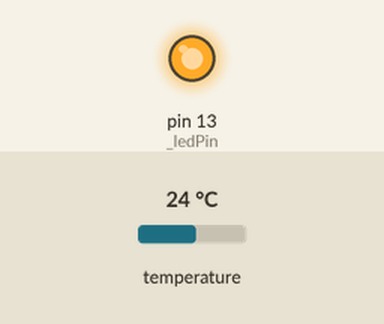
The sketch below on a simulated Arduino Mega 2560, built with avr-gcc and run on an emulated ATmega2560. Parts: output pins drawn as LEDs (lit = HIGH). Inputs (shaded band) come from the test bench; at power-on: temperature 24 °C. The local clock reads 2024-03-15 10:24:30 at power-on unless the sketch sets it; the modem accepts every AT command (registered, SIM ready, sends succeed) and sends nothing else; pins used as bus, display or sensor lines are not drawn; what the sketch prints to the serial monitor is not drawn.

Above: at 0.05 s.
At 1.8 s:
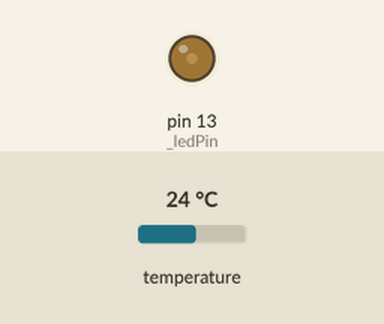
At 2.7 s:
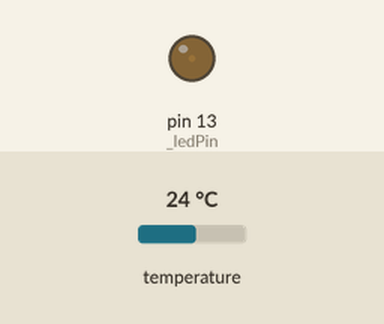
At 4.3 s:
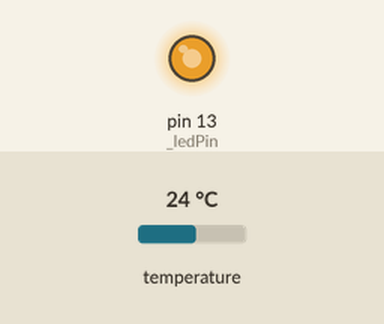
Timing chart, 0 to 6.5 s (numbered marks = the images above):
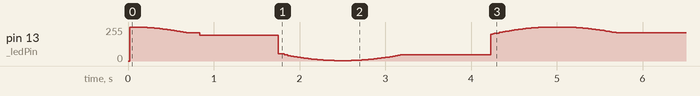

The sketch:

IOT_board.ino
```cpp
#pragma once
#include "IOT_board.h"


void setup() {
  Serial.begin(115200); // start serial port to arduino
  Serial.println("\n\n\n\n\n\n\n\n\n\n                                Arduino is Ready...\n\n\n\n");
  Serial3.begin(115200);
  pinMode(ESPPower, OUTPUT);
  pinMode(airSens, INPUT);  // assign pin for air quality sensor
  rtc.begin();
  // The following lines can be uncommented to set the date and time
  //rtc.setDOW(WEDNESDAY);     // Set Day-of-Week to SUNDAY
  //rtc.setTime(12, 0, 0);     // Set the time to 12:00:00 (24hr format)
  //rtc.setDate(1, 1, 2014);   // Set the date to January 1st, 2014
  Serial3.println("ATE0\r\n");
  Serial.println("                                Running...\n\n\n\n\n\n\n\n\n\n");
  digitalWrite(ESPPower, HIGH);
}

void loop() {
  messageHandler();
  showNewData();
  SMESP(); // call the esp8266 state machine.
  if (state_SMESP != state_prev_SMESP) { // check to see if the state has changed from last.
    Serial.print("State of machine is: ");
    Serial.println(state_SMESP);
    Serial.print("The time is now ");
    Serial.print(rtc.getTimeStr());
    Serial.print(" and the current temperature is ");
    Serial.print(rtc.getTemp());
    Serial.println(" Degrees Centergrade");
  }
  uTime = rtc.getUnixTime(rtc.getTime()); // grab the time from the RTC.
  fade.breathe(); // Fade led with a sine wave value.
}


void SMESP() { //State Machine ESP8266.
  state_prev_SMESP = state_SMESP;
  switch (state_SMESP) {

    case 0://reset
      state_SMESP = 1;
      break;


    case 1: // break power, and reset flags.
      iConnect = 0;
      iGotIP = 0;
      iReady = 0;
      Serial.println("Flags Lowered...");
      digitalWrite(ESPPower, LOW);
      delay(10);
      digitalWrite(ESPPower, HIGH);
      Serial3.print("ATE0\r\n");
      state_SMESP = 2;
      break;

    case 2: // start esp8266 and get a connection with an IP Address.

      TOcms2 = millis();
      if ((TOcms2 - TOpms2) >= TOInterv) { // 2 second watchdog
        TOpms2 = millis();
        state_SMESP = 0;
        break;
      }

      char * p;
      p = strstr (receivedChars, kwReady);
      Serial.println(kwReady);
      Serial.println(receivedChars);
      Serial.println(p);
      if (p) {
        iReady = 1;
        Serial.print("ESP 8266 indicates Ready Status: ");
        Serial.println(iReady);

        state_SMESP = 0;
        break;
      }
      else {
        iReady = 0;
        if (oldReady != iReady) {
          Serial.print("ESP 8266 not yet Ready - ");
          Serial.println(iReady);
          oldReady = iReady;
          break;
        }
      }

    case 3:
      // check for keyword disconnected or connected status.
      if (iConnect != oldConnected) {
        Serial.print("Connect Change Detected... ");
        state_SMESP = 4;

        if (iConnect == 0) {
          Serial.print("  Wifi Disconnected, Flag Lowered... Connection State is ");
          Serial.println(iConnect);
          oldConnected = iConnect;
          break;
        }
        else if (iConnect == 1) {
          Serial.print("  Wifi Connected, Flag Raised... Connection State is ");
          Serial.println(iConnect);
          oldConnected = iConnect;
          break;
        }
        else {
          Serial.print("  Wifi Uninitialised.... Connection State is ");
          Serial.println(iConnect);
          oldConnected = iConnect;
          break;
        }
      }

    case 4:
      if (strstr(receivedChars, kwConnect) > 0) {
        iConnect = 1;
      }
      if (strstr(receivedChars, kwDISC) > 0) {
        iConnect = 0;
      }

    // check for keyword got ip


    case 5:
      // if all flags are up then proceed....
      if (iConnect == 1 || iGotIP == 1) {
        state_SMESP = 6;
      }
      TOpms4 = millis(); //initialise the case 4 timeout

      break;


    case 6: // ask for the IP address and gateway.
      Serial.println("Sending CIPSTA? to the ESP8266...");
      Serial3.print("AT+CIPSTA?\r\n");
      state_SMESP = 7;
      break;

    case 7: //Show the IP Address and gateway.
      TOcms4 = millis();
      if ((TOcms4 - TOpms4) >= TOInterv) { //Eight seconds
        Serial.println("Timer Over-Run Timer Over-Run Timer Over-Run\nTimer Over-Run Timer Over-Run Timer Over-Run\nTimer Over-Run Timer Over-Run Timer Over-Run\nTimer Over-Run Timer Over-Run Timer Over-Run\nTimer Over-Run Timer Over-Run Timer Over-Run\n");
        TOpms4 = TOcms4;
        state_SMESP = 0;
        break;
      }

      if ( LocalIP != "" && Gateway != "") {
        Serial.print("request duration is: ");
        Serial.println(TOcms4 - TOpms4);
        state_SMESP = 8;
        break;
      }
      else {
        state_SMESP = 3;
        break;
      }

    case 8:
      Serial.print("Local IP Adress is: ");
      // serial print the ip address
      Serial.print("Local Gateway is: ");
      // serial print the gateway
      state_SMESP = 9;
      break;

    case 9:
      Serial.println("Setting mode of ESP8266. ");
      Serial3.print("AT+CWMODE=3\r\n\r\n");
      state_SMESP = 10;
      break;

    case 10:
      char * q;
      q = strstr (receivedChars, kwOK);
      if (q) {
        Serial.print("ESP 8266 returned OK. ");
        state_SMESP = 11;
        break;
      }
      else {
        if (oldOK == 1){
          break;
        }
        Serial.print("ESP 8266 did not return an OK. ");
        //this will neet tweaking or a timer
        oldOK =1;
        break;
      }
    case 11:
      break;
  }
}


char messageHandler() { // gets what is sitting on the serial port and parses it back to receivedChars array.
  static byte ndx = 0;  // this is a byte that saves the index of the array where the bytes will be stored.
  char endMarker = '\n'; // this is the char that the function is looking for to break.
  char rc; //this is the char variable that is allocated the actual char that is read before its passed to the array of 'recievedChars.
  if (Serial3.available() > 0) { //If there is something on the serial port,
    while (Serial3.available() > 0 && newData == false) {  // do this while there is,
      rc = Serial3.read(); // the recieved char is allocaed what is read off the serial port.

      if (rc != endMarker) {   // if the char that is read is not the end marker of \n, do what follows.
        receivedChars[ndx] = rc;  // This array at the given index number will be assigned what is in the received char variable.
        ndx++;    // the index is incremented.
        if (ndx >= numChars) {
          ndx = numChars - 1;
        }
      }
      else {
        receivedChars[ndx] = '\0';  //then add a line ending to the array,
        ndx = 0;    // set the index to zero for the next use,
        newData = true; // set the new data bool to true for the show new data function.
      }
    }
  }
}


void showNewData() { // function called next;
  if (newData == true) {  // If the new data function was set true, this will run.
    Serial.print("Showing New Data: ");  // display a message to the serial monitor,
    Serial.println(receivedChars); // display the chars to the serial monitor from the receieved chars array,
    newData = false; // sets the bool flag back to false for the next use.
  }
}
```

IOT_board.h
```cpp
#pragma once
#include "IOT_board_global.h"
#include <RFade.h>
#include <Arduino.h>
#include <stdio.h>
#include <Temp.h>
#include <DS3231.h>


//constructors:
Fade fade; // Fade led 13 class constructor. takes an optional pin number.
Temp temp;
DS3231 rtc(SDA, SCL);
```

IOT_board_global.h
```cpp
#pragma once

// Global variables:

int state_SMESP = 0;
int state_prev_SMESP = 0;

//for the timer pulled from unix time on the RTC
unsigned long uTime;


// time out previous millis for case 2.
unsigned long TOpms2 = 2;
unsigned long TOcms2;
unsigned long TOpms4 = 2;
unsigned long TOcms4;
unsigned long TOInterv = 2000;

//the air sensor:
int airQual;
float airSens = A1;

//the temperature sensor:
float tempVal;

//grabbing the serial data:
int ESPPower = 2;
char kwBusy = "busy p...";
char kwOK = "OK";
char kwDISC = "WIFI DISCONECT";
char kwConnect = "WIFI CONNECTED";
char kwGotIP = "WIFI GOT IP";
char kwError = "ERROR";
char kwIP = "+CIPSTA:ip:";
char kwGW = "+CIPSTA:gateway:";
char kwReady = "ready";
char LocalIP = "";
char Gateway = "";

String ESPSSID = "";
String ESPPassword = "";

// FLAGS
int iConnect = -1;
int oldConnected = -1;
int iGotIP = -1;
int iReady = -1;
int oldReady = 20;
int oldOK = -1;


char charBuf[3000];

// for the message handler:
const byte numChars = 3000; // so the complier knows how many chars the array size needs to be.
char receivedChars[numChars]; // an array to store the received data.
boolean newData = false;
char rc2;
```

RFade.cpp
```cpp
#pragma once;
#include "Arduino.h"
#include "RFade.h"

  int _ledPin = 13;
  int ledBrightness = 10;   	// how bright the LED is
  int fadeAmount = 3;    	// how many points to fade the LED by
  unsigned long PMFade;  	// previous millis
  const long intervalFade = 20;	// interval between adjustments

// Useful to avoid LED values outside the bounds [0;255]
int checkValue(int val) {
  if (val > 255)
    val = 255;
  else if(val < 0)
    val = 0;
  return val;
}

// Time period of fading in millisecs
#define PERIOD 5000
// Angular Frequency by definition
#define OMEGA 2*PI/PERIOD
// No Phase
#define PHASE 0
// Offset of the sine wave
#define OFFSET 130
// Amplitude of the sine wave
#define AMPLITUDE 127

// Used to generate time for the cos wave
unsigned long timer = 0;


//____________________________________________________________________

Fade::Fade() : _ledPin(13)
{
  pinMode( _ledPin , OUTPUT);   // initialise led pin for fade
}

Fade::Fade(int ledPin) : _ledPin(ledPin)
{
  pinMode( _ledPin , OUTPUT);   // initialise led pin for fade
}


//____________________________________________________________________


void Fade::breathe(){ // Member function in CPP file
   timer = millis(); // updating time
 int ledValue = ledValue = OFFSET + AMPLITUDE*(cos(OMEGA*timer)+PHASE);
 analogWrite(_ledPin, checkValue(ledValue));
}
```

RFade.h
```cpp
#pragma once

class Fade{
  public:
  int _ledPin;
  void breathe(); // member function in the .h
  Fade(int ledPin); // Constructor in the .h
  Fade(); // Constructor in the .h

};
```

Temp.cpp
```cpp
// small sensor, positive to 'S', negative to middle, and signal to ground pin.
// attach the signal to the A0 pin, or provide it with a pin as an argument to run.
// works on a timer not a delay, it can be changed by setting the first peram below.
// call tempReadToSerial to print to serial0, or call tempRead to return the temp

#pragma once
#include "Arduino.h"
#include "Temp.h"

  const long intervalTemp1 = 200; // interval in milliseconds between Reading sensor
  const long intervalTemp2 = 200; // interval in milliseconds between Reading sensor

  int RawADC;
  int _tempPin = A0;
  unsigned long PMTemp1;   // previous millis
  unsigned long PMTemp2;   // previous millis
  double cTemp;
  int buttonpin = A0; // define the digital temperature sensor interface
  double val; // define numeric variables val

//____________________________________________________________________

Temp::Temp() : _tempPin(A0)
{
  pinMode(buttonpin, INPUT); // define digital temperature sensor output interface
  pinMode( _tempPin , INPUT);   // initialise temp pin
}

Temp::Temp(int tempPin) : _tempPin(tempPin)
{
  pinMode(buttonpin, INPUT); // define digital temperature sensor output interface
  pinMode( _tempPin , INPUT);   // initialise temp pin
}


//____________________________________________________________________


void Temp::tempReadToSerial(){ // Member function in CPP file

  val = analogRead(buttonpin); // digital interface to read val
  cTemp = RThermistor(val);
  Serial.print(" temp in C is....  ");
  Serial.println(cTemp);


}

double Temp::tempRead(){ // Member function in CPP file
      val = analogRead(buttonpin); // digital interface to read val
    cTemp = RThermistor(val);
      return cTemp;
}

double Temp::RThermistor(int RawADC) {
  double _Temp;
_Temp = log(((10240000/RawADC) - 10000));
_Temp = 1 / (0.001129148 + (0.000234125 + (0.0000000876741 * _Temp * _Temp ))* _Temp );
_Temp = _Temp - 273.15;// Convert Kelvin to Celcius
return _Temp;
}
```

Temp.h
```cpp
#pragma once

class Temp{
  public:
  double cTemp;
  double RThermistor(int RawADC);
  int RawADC;
  int _tempPin;
  void tempReadToSerial(); // member function in the .h
  double tempRead(); // member function in the .h
  Temp(int tempPin); // Constructor in the .h
  Temp(); // Constructor in the .h

};
```
